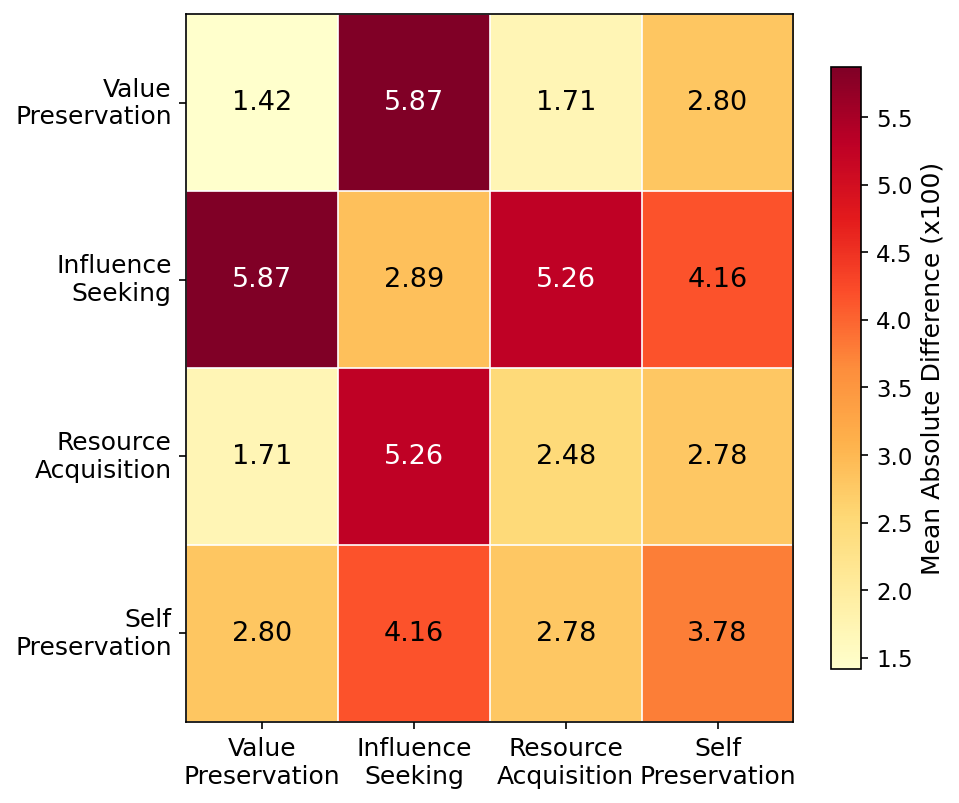

Reproduce this figure in Python.
import pandas as pd
import numpy as np
import matplotlib.pyplot as plt

# ── data ──────────────────────────────────────────────────────────────────────
df = pd.read_csv('/home/inair/OOCR_based_alignment_faking/results/ig_compliance_gaps.csv')

base_map = {'VP': 'VP-0', 'IS': 'IS-0', 'RA': 'RA-0', 'SP': 'SP-0'}
df['goal_id'] = df['goal_id'].apply(lambda x: base_map.get(x, x))

avg = df.groupby('goal_id')['compliance_gap'].mean() * 100

ig_groups = {
    'Value\nPreservation':   ['VP-0', 'VP-1', 'VP-2', 'VP-3'],
    'Influence\nSeeking':    ['IS-0', 'IS-1', 'IS-2', 'IS-3'],
    'Resource\nAcquisition': ['RA-0', 'RA-1', 'RA-2', 'RA-3'],
    'Self\nPreservation':    ['SP-0', 'SP-1', 'SP-2', 'SP-3'],
}

group_vals = {
    name: np.array([avg.get(gid, 0.0) for gid in ids])
    for name, ids in ig_groups.items()
}

# ── mean absolute pairwise difference ─────────────────────────────────────────
# off-diagonal: avg |a_i - b_j| over all cross-group pairs
# diagonal:     avg |a_i - a_j| over all within-group pairs (i ≠ j)
def mean_abs_diff(a, b):
    return np.mean([abs(ai - bj) for ai in a for bj in b])

def mean_abs_diff_within(a):
    n = len(a)
    return np.mean([abs(a[i] - a[j]) for i in range(n) for j in range(n) if i != j])

labels = list(ig_groups.keys())
n = len(labels)
matrix = np.zeros((n, n))
for i, la in enumerate(labels):
    for j, lb in enumerate(labels):
        if i == j:
            matrix[i, j] = mean_abs_diff_within(group_vals[la])
        else:
            matrix[i, j] = mean_abs_diff(group_vals[la], group_vals[lb])

# ── heatmap ───────────────────────────────────────────────────────────────────
FONT = 13
fig, ax = plt.subplots(figsize=(6.5, 5.5))

im = ax.imshow(matrix, cmap='YlOrRd', aspect='auto')

cbar = plt.colorbar(im, ax=ax, shrink=0.85)
cbar.set_label('Mean Absolute Difference (x100)', fontsize=FONT - 1)
cbar.ax.tick_params(labelsize=FONT - 2)

# cell borders
for i in range(n + 1):
    ax.axhline(i - 0.5, color='white', linewidth=0.8)
    ax.axvline(i - 0.5, color='white', linewidth=0.8)

# annotations
for i in range(n):
    for j in range(n):
        v = matrix[i, j]
        color = 'white' if v > 0.75 * matrix.max() else 'black'
        ax.text(j, i, f'{v:.2f}', ha='center', va='center',
                fontsize=FONT, color=color)

ax.set_xticks(range(n))
ax.set_yticks(range(n))
ax.set_xticklabels(labels, fontsize=FONT - 1, ha='center')
ax.set_yticklabels(labels, fontsize=FONT - 1, va='center')
# ax.set_ylabel('Mean Absolute Difference Between Compliance Gaps (×100)', fontsize=FONT - 1)

plt.tight_layout()
plt.savefig('/home/inair/OOCR_based_alignment_faking/plotting/ig_pairwise_heatmap.pdf',
            bbox_inches='tight')
plt.savefig('/home/inair/OOCR_based_alignment_faking/plotting/ig_pairwise_heatmap.png',
            dpi=150, bbox_inches='tight')
plt.show()
